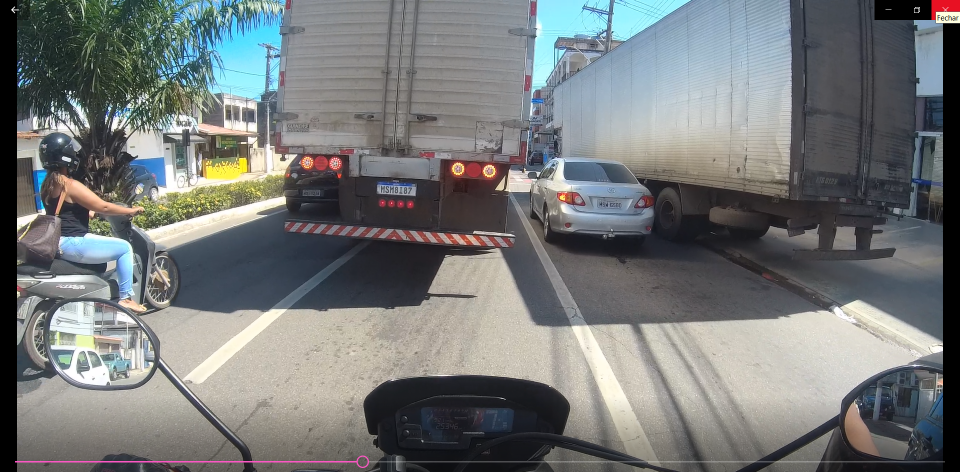
#> input picture imagens/carros4.png, 1919 x 944 px, found by its file name (shown at 1/2 size)
$ python 2-ReconhecedorPlacas.py
#> lines starting #> are read from the running program, lines starting #| are printed output that depends on the picture
# OpenCV Python program to detect cars in video frame
# import libraries of python OpenCV
import cv2

image = cv2.imread("imagens\\carros4.png")
#> image is the input picture: shape (944, 1919, 3); mean B, G, R 120.4, 120.3, 117.3

# Trained XML classifiers describes some features of some object we want to detect
#car_cascade = cv2.CascadeClassifier('xml\\cars.xml')
car_cascade = cv2.CascadeClassifier('xml\\cascadecarplate.xml')

def detectPlateRough(image_gray,resize_h = 720,en_scale =1.08 ,top_bottom_padding_rate = 0.05):

#> called with resize_h = 944, en_scale = 1.08, top_bottom_padding_rate = 0.1
    if top_bottom_padding_rate>0.2:
        print("error:top_bottom_padding_rate > 0.2:",top_bottom_padding_rate)
        exit(1)

    height = image_gray.shape[0]
#> height = 944
    padding = int(height*top_bottom_padding_rate)
#> padding = 94
    scale = image_gray.shape[1]/float(image_gray.shape[0])
#> scale = 2.03
    image = cv2.resize(image_gray, (int(scale*resize_h), resize_h))
#> image: shape (944, 1918, 3)
    image_color_cropped = image[padding:resize_h-padding,0:image_gray.shape[1]]
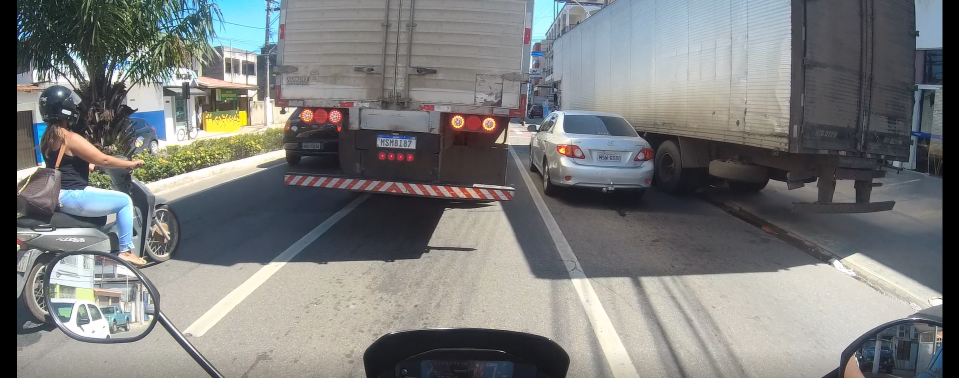
#> image_color_cropped: shape (756, 1918, 3) (shown at 1/2 size); mean B, G, R 122.9, 123.7, 122.4
    image_gray = cv2.cvtColor(image_color_cropped,cv2.COLOR_RGB2GRAY)
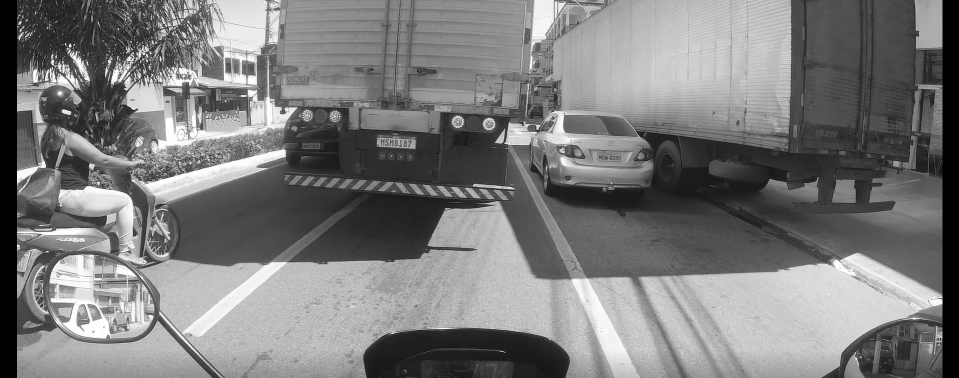
#> image_gray: shape (756, 1918) (shown at 1/2 size); min 0, max 255, mean 123.3
    watches = car_cascade.detectMultiScale(image_gray, en_scale, 2, minSize=(36, 9),maxSize=(36*40, 9*40))
#> watches = [[751, 276, 76, 19]]
    cropped_images = []

    for (x, y, w, h) in watches:
        #cv2.rectangle(image_color_cropped, (x, y), (x + w, y + h), (0, 0, 255), 1)

        x -= w * 0.14
        w += w * 0.28
        y -= h * 0.15
        h += h * 0.3

        #cv2.rectangle(image_color_cropped, (int(x), int(y)), (int(x + w), int(y + h)), (0, 0, 255), 1)

        cropped = cropImage(image_color_cropped, (int(x), int(y), int(w), int(h)))
        cropped_images.append([cropped,[x, y+padding, w, h]])
#> this loop made 1 pass
#> pass 1, in cropImage, `cv2.imshow("imageShow", image[y:y+h,x:x+w])`:
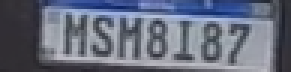
#> window 'imageShow': shape (24, 97, 3) (shown 3 times larger); mean B, G, R 126.1, 108.9, 102.7
#> after the loop, cropped_images = 1 item
        #cv2.imshow("imageShow", cropped)
        #cv2.waitKey(0)

    return cropped_images

def cropImage(image,rect):
    cv2.imshow("imageShow", image)
    cv2.waitKey(0)
    x, y, w, h = computeSafeRegion(image.shape,rect)
    cv2.imshow("imageShow", image[y:y+h,x:x+w])
    cv2.waitKey(0)
    return image[y:y+h,x:x+w]


def computeSafeRegion(shape,bounding_rect):
    top = bounding_rect[1] # y
    bottom  = bounding_rect[1] + bounding_rect[3] # y +  h
    left = bounding_rect[0] # x
    right =   bounding_rect[0] + bounding_rect[2] # x +  w
    min_top = 0
    max_bottom = shape[0]
    min_left = 0
    max_right = shape[1]

    #print(left,top,right,bottom)
    #print(max_bottom,max_right)

    if top < min_top:
        top = min_top
    if left < min_left:
        left = min_left
    if bottom > max_bottom:
        bottom = max_bottom
    if right > max_right:
        right = max_right
    return [left,top,right-left,bottom-top]


images = detectPlateRough(image,image.shape[0],top_bottom_padding_rate=0.1)
#> images = 1 item

$ run again, with imagens/carros5.png copied over imagens/carros4.png
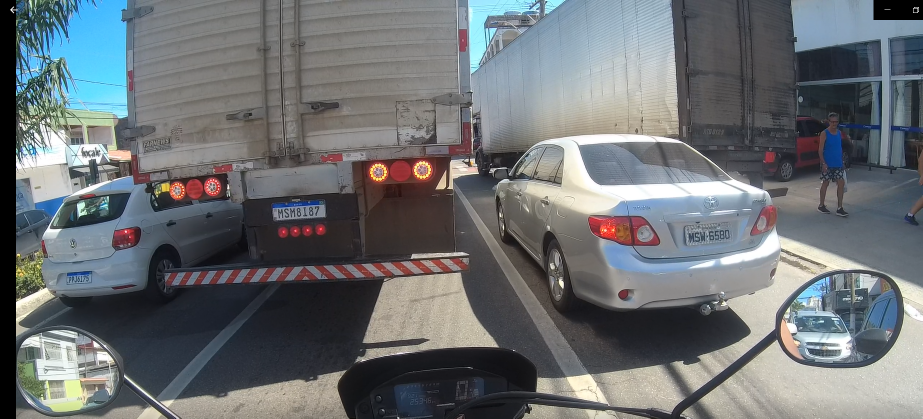
#> input picture imagens/carros5.png, 1845 x 837 px, found by its file name (shown at 1/2 size)
#> image is the input picture: shape (837, 1845, 3); mean B, G, R 115.4, 112.4, 108.4
#> image: shape (837, 1844, 3)
#> in detectPlateRough, `image_gray = cv2.cvtColor(image_color_cropped,cv2.COLOR_RGB2GRAY)`:
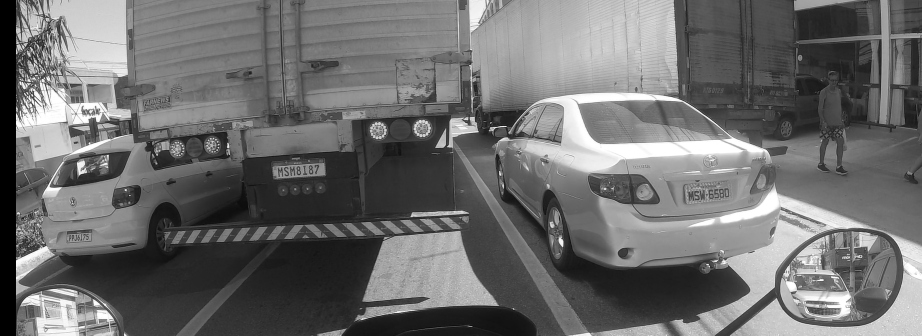
#> image_gray: shape (671, 1844) (shown at 1/2 size); min 0, max 255, mean 109
#> watches = [[538, 326, 116, 30]]
#> the loop in detectPlateRough, `for (x, y, w, h) in watches:` made 1 pass
#> pass 1, in cropImage, `cv2.imshow("imageShow", image[y:y+h,x:x+w])`:
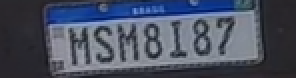
#> window 'imageShow': shape (39, 148, 3) (shown 2 times larger); mean B, G, R 98.5, 80.7, 73.4
#> after the loop in detectPlateRough, `for (x, y, w, h) in watches:`: cropped_images = 1 item

$ run again, with imagens/placa1.png copied over imagens/carros4.png
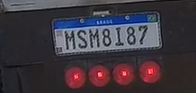
#> input picture imagens/placa1.png, 196 x 93 px, found by its file name
#> image is the input picture: shape (93, 196, 3); mean B, G, R 64.8, 56.3, 63.4
#> in detectPlateRough, `image_gray = cv2.cvtColor(image_color_cropped,cv2.COLOR_RGB2GRAY)`:
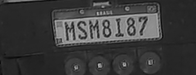
#> image_gray: shape (75, 196); min 7, max 178, mean 60.6
#> watches = [[47, 12, 126, 32]]
#> the loop in detectPlateRough, `for (x, y, w, h) in watches:` made 1 pass
#> pass 1, in cropImage, `cv2.imshow("imageShow", image[y:y+h,x:x+w])`:
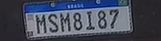
#> window 'imageShow': shape (41, 161, 3); mean B, G, R 92.2, 75.6, 69.4
#> after the loop in detectPlateRough, `for (x, y, w, h) in watches:`: cropped_images = 1 item
